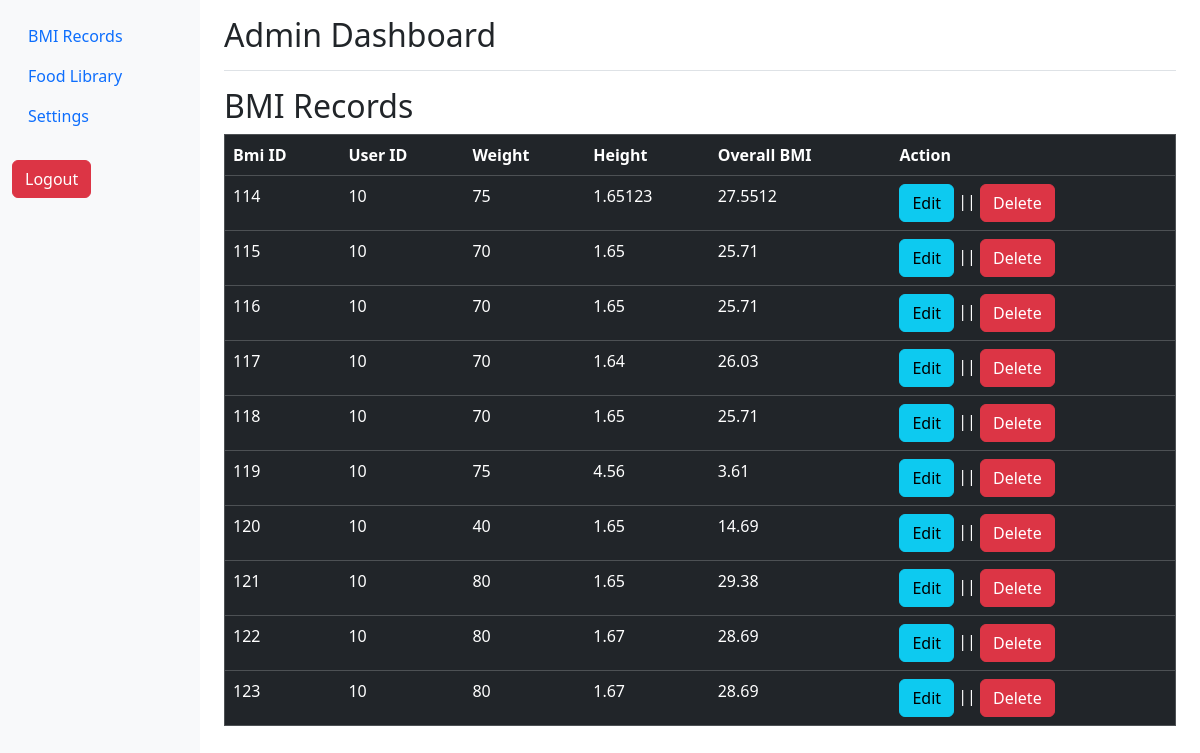
The page /admin-dashboard.php (signed in) on the database its author committed.
### tables this page shows
CREATE TABLE `bmi_users` (
  `bmi_id` int(11) NOT NULL,
  `user_id` int(11) NOT NULL,
  `weight` int(11) NOT NULL,
  `height` float NOT NULL,
  `bmi` float NOT NULL
);

### admin-dashboard.php (the view, shortened to what this page needs)
<?php require 'connection.php';?>
<!DOCTYPE html>
<html lang="en">
<head>
	<link rel="stylesheet" href="bootstrap.css">
</head>
<body>
<div class="container-fluid">
        <div class="row">
            <nav id="sidebarMenu" class="col-md-3 col-lg-2 d-md-block bg-light sidebar collapse">
                <div class="position-sticky pt-3">
                    <ul class="nav flex-column">
                        <li class="nav-item">
                            <a class="nav-link" href="#">
                                BMI Records
                            </a>
                        </li>
                        <li class="nav-item">
                            <a class="nav-link" href="admin_foodlibrary.php">
                                Food Library
                            </a>
                        </li>
                        <li class="nav-item">
                            <a class="nav-link" href="#">
                                Settings
                            </a>
                        </li>
						<form action="" method="POST"><br>
	<button type="submit" name="logout" value="logout" class="btn btn-danger"  onclick="return confirm('Are you sure you want to logout?')">Logout</button>
</form>
                    </ul>
                </div>
            </nav>
            <main class="col-md-9 ms-sm-auto col-lg-10 px-md-4">
                <div class="d-flex justify-content-between flex-wrap flex-md-nowrap align-items-center pt-3 pb-2 mb-3 border-bottom">
                    <h1 class="h2">Admin Dashboard</h1>
                </div>
				<h2>BMI Records</h2>
<table border="1" class="table table-dark">
		<th>Bmi ID</th>
		<th>User ID</th>
		<th>Weight</th>
		<th>Height</th>
		<th>Overall BMI</th>
		<th>Action</th>
<?php
	        $sql = "SELECT * FROM bmi_users";
			$result = $conn->query($sql);
			if($result->num_rows > 0){
				while($row = $result -> fetch_assoc()){
			echo "<tr>";
			echo "<td>".$row["bmi_id"]."</td>";
			echo "<td>".$row["user_id"]."</td>";
			echo "<td>".$row["weight"]."</td>";
			echo "<td>".$row["height"]."</td>";
			echo "<td>".$row["bmi"]."</td>";
			echo "<td><a href='updatebmi.php?bmi_id=".$row["bmi_id"]."'  class='btn btn-info'>Edit</a> || <a href='deletebmi.php?bmi_id=".$row["bmi_id"]."'  class='btn btn-danger'>Delete</a></td>";
			echo "</tr>";
				}
			}else{
				echo "<tr><td colspan = '7'> No records found</td></tr>";
			}
?>
		</table>
		<br>
</body>
</html>

### rows shown on the page
bmi_users: bmi_id "114", user "10", weight "75", height "1.65123", bmi "27.5512"
bmi_users: bmi_id "115", user "10", weight "70", height "1.65", bmi "25.71"
bmi_users: bmi_id "116", user "10", weight "70", height "1.65", bmi "25.71"
bmi_users: bmi_id "117", user "10", weight "70", height "1.64", bmi "26.03"
bmi_users: bmi_id "118", user "10", weight "70", height "1.65", bmi "25.71"
bmi_users: bmi_id "119", user "10", weight "75", height "4.56", bmi "3.61"
bmi_users: bmi_id "120", user "10", weight "40", height "1.65", bmi "14.69"
bmi_users: bmi_id "121", user "10", weight "80", height "1.65", bmi "29.38"
bmi_users: bmi_id "122", user "10", weight "80", height "1.67", bmi "28.69"
bmi_users: bmi_id "123", user "10", weight "80", height "1.67", bmi "28.69"
